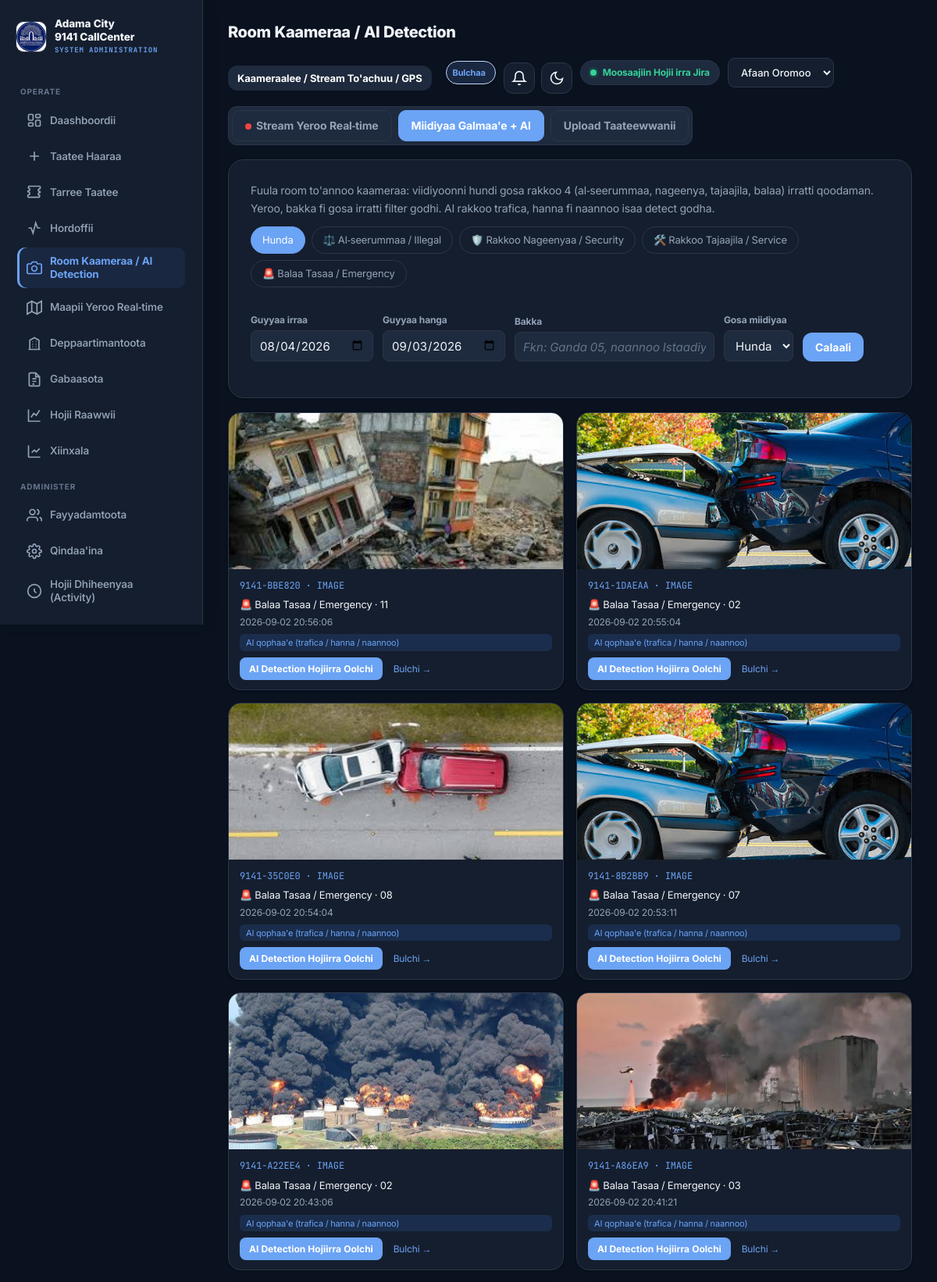
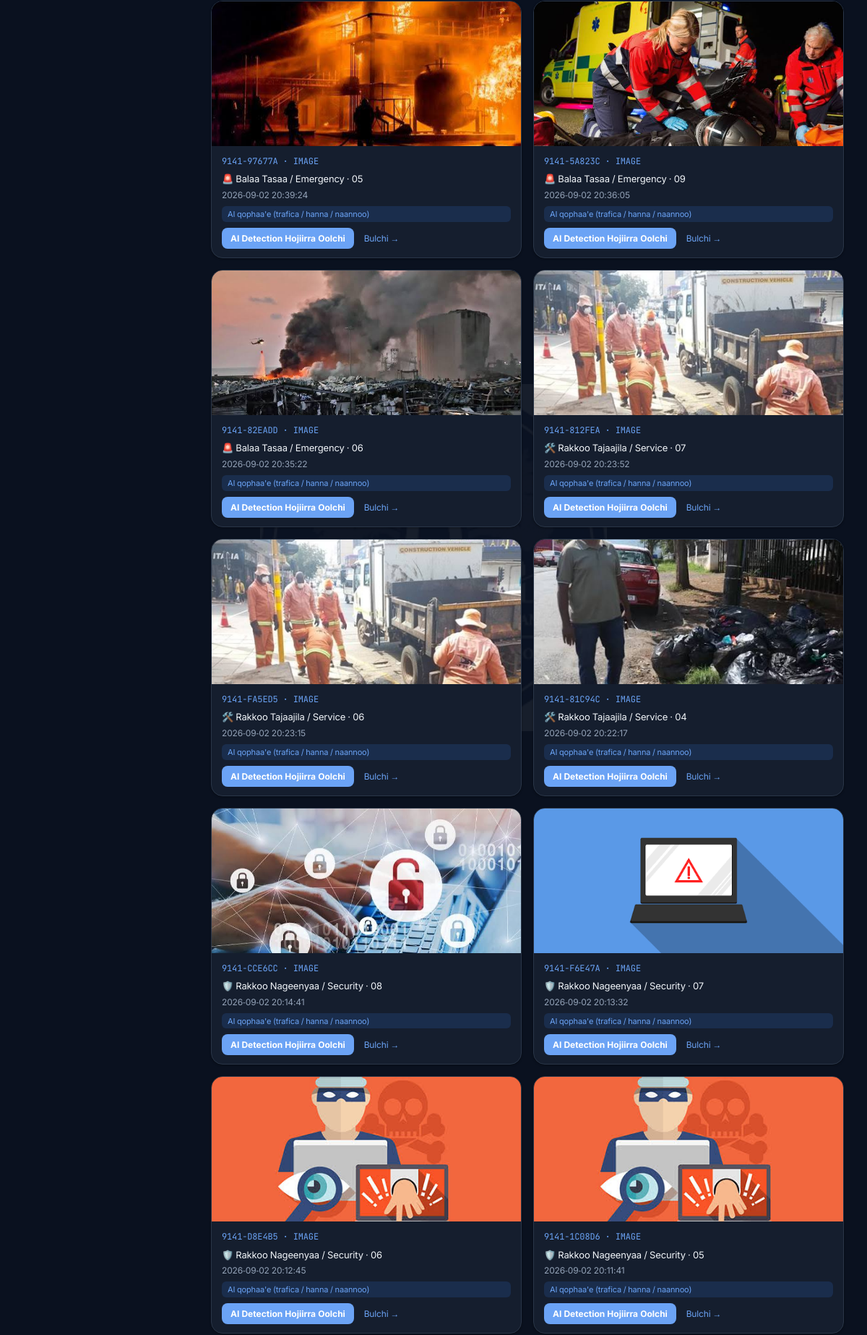
Page /admin/cameras.php?tab=recorded (signed in, upper part) on the committed database (2 pictures, top to bottom).
### tables this page shows
CREATE TABLE `categories` (
  `id` int(11) NOT NULL,
  `name` varchar(120) NOT NULL,
  `icon` varchar(64) DEFAULT NULL,
  `slug` varchar(64) DEFAULT NULL
);

CREATE TABLE `event_attachments` (
  `id` int(11) NOT NULL,
  `event_id` int(11) NOT NULL,
  `file_path` varchar(512) NOT NULL,
  `original_name` varchar(255) DEFAULT NULL,
  `file_type` varchar(32) NOT NULL DEFAULT 'document',
  `file_size` bigint(20) UNSIGNED NOT NULL DEFAULT 0,
  `created_at` timestamp NOT NULL DEFAULT current_timestamp()
);

CREATE TABLE `events` (
  `id` int(11) NOT NULL,
  `tracking_code` varchar(32) NOT NULL,
  `category_id` int(11) DEFAULT NULL,
  `caller_name` varchar(150) DEFAULT NULL,
  `caller_phone` varchar(32) DEFAULT NULL,
  `gender` enum('male','female','unspecified') DEFAULT 'unspecified',
  `address` varchar(255) DEFAULT NULL,
  `location` varchar(255) DEFAULT NULL,
  `latitude` decimal(10,7) DEFAULT NULL,
  `longitude` decimal(10,7) DEFAULT NULL,
  `description` text DEFAULT NULL,
  `priority` enum('low','medium','high','critical') NOT NULL DEFAULT 'medium',
  `status` enum('new','assigned','ongoing','solved','unsolved') NOT NULL DEFAULT 'new',
  `assigned_department_id` int(11) DEFAULT NULL,
  `operator_id` int(11) DEFAULT NULL,
  `source` varchar(64) DEFAULT 'web',
  `channel` varchar(32) DEFAULT 'web',
  `response_time_minutes` int(11) DEFAULT NULL,
  `resolved_at` datetime DEFAULT NULL,
  `stale_alert_sent` tinyint(1) NOT NULL DEFAULT 0,
  `satisfaction_rating` tinyint(4) DEFAULT NULL,
  `satisfaction_comment` text DEFAULT NULL,
  `created_at` timestamp NOT NULL DEFAULT current_timestamp(),
  `updated_at` timestamp NOT NULL DEFAULT current_timestamp() ON UPDATE current_timestamp()
);

### includes/auth.php (called while the page is built, shortened)
<?php
require_once __DIR__ . '/lang.php';
function current_role() {
    return strtolower(trim((string)($_SESSION['user_role'] ?? '')));
}

### admin/cameras.php (the view, shortened to what this page needs)
<?php
require __DIR__ . '/../includes/auth.php';
$tab = $_GET['tab'] ?? 'live';
$categories = $pdo->query("SELECT id, name, icon FROM categories ORDER BY id")->fetchAll();
$catFilter = $_GET['category'] ?? '';
$dateFrom  = $_GET['date_from'] ?? date('Y-m-d', strtotime('-30 days'));
$dateTo    = $_GET['date_to'] ?? date('Y-m-d');
$location  = trim($_GET['location'] ?? '');
$fileType  = $_GET['type'] ?? 'all';
$media = [];
$aiByEvent = [];
if ($tab === 'recorded') {
    $sql = "SELECT a.*, e.tracking_code, e.location, e.address, e.created_at, e.priority, e.status,
                   c.name AS category_name, c.icon AS category_icon
            FROM event_attachments a
            JOIN events e ON e.id = a.event_id
            LEFT JOIN categories c ON c.id = e.category_id
            WHERE a.file_type IN ('video', 'image')
              AND DATE(e.created_at) BETWEEN ? AND ?";
    $params = [$dateFrom, $dateTo];
    $sql .= " ORDER BY e.created_at DESC LIMIT 120";
    $stmt = $pdo->prepare($sql);
    $stmt->execute($params);
    $media = $stmt->fetchAll();
}
$dir = t_raw('dir');
$isAdmin = current_role() === 'administrator';
?>
<!DOCTYPE html>
<html lang="<?= $CURRENT_LANG ?>" dir="<?= $dir ?>">
<head>
<link rel="stylesheet" href="../assets/style.css">
</head>
<body>
<div class="shell">
<?php include __DIR__ . '/includes/sidebar.php'; ?>
<main class="main">
    <div class="top-actions" style="margin-bottom:16px;">
        <h2 style="margin:0;"><?= t('nav_cameras') ?></h2>
        <div class="topbar-controls">
            <?php if ($isAdmin || current_role() === 'camera_operator'): ?>
                <a href="cameras_manage.php" class="btn" style="padding:6px 12px;font-size:13px;background:var(--panel-2);margin-right:8px;"><?= t('cameras_manage_title') ?> / GPS</a>
            <?php endif; ?>
        </div>
    </div>
    <div class="tabs">
        <a href="?tab=live" class="<?= $tab==='live'?'active':'' ?>"><span class="live-dot"></span><?= t('cameras_tab_live') ?></a>
        <a href="?tab=recorded" class="<?= $tab==='recorded'?'active':'' ?>"><?= t('cameras_tab_recorded') ?></a>
        <a href="?tab=upload" class="<?= $tab==='upload'?'active':'' ?>"><?= t('cameras_tab_upload') ?></a>
    </div>
    <?php if ($tab === 'upload'): ?>
        <div class="card">
            <h2 style="margin-top:0;"><?= t('cameras_upload_title') ?></h2>
            <p style="color:var(--muted); font-size:14px; margin-bottom:20px;"><?= t('cameras_upload_intro') ?></p>
            <form method="post" enctype="multipart/form-data" id="uploadMediaForm">
                <input type="hidden" name="csrf_token" value="<?= csrf_token() ?>">
                <input type="hidden" name="action" value="upload_media">
                <label><?= t('cameras_upload_file') ?> <span class="required-star">*</span></label>
                <input type="file" name="media_file" accept="video/*,image/*,.mp4,.mov,.webm,.mkv,.avi,.m4v,.jpg,.jpeg,.png,.gif,.webp" required>
                <p style="font-size:12px; color:var(--muted); margin:6px 0 14px;">
                    Viidiyoo: hanga 50 GB · Suuraa: hanga 100 MB · Faayilli folder <code>uploads/</code> keessatti olkaa’ama
                </p>
                <label><?= t('cameras_upload_type') ?></label>
                <select name="file_type">
                    <option value="video">Video</option>
                    <option value="image">Image / Suuraa</option>
                </select>
                <label><?= t('cameras_upload_category') ?></label>
                <select name="category_id">
                    <?php foreach ($categories as $c): ?>
                        <option value="<?= (int)$c['id'] ?>" <?= (int)$c['id']===4 ? 'selected' : '' ?>><?= htmlspecialchars($c['name']) ?></option>
                    <?php endforeach; ?>
                </select>
                <label><?= t('cameras_upload_location') ?> <span class="required-star">*</span></label>
                <input type="text" name="location" id="upLocation" placeholder="Bakka / Location" required style="width:100%;">
                <div style="display:grid; grid-template-columns:1fr 1fr; gap:12px; margin-top:10px;">
                    <div>
                        <label style="margin:0 0 4px; font-size:12px;">Latitude</label>
                        <input type="text" name="latitude" id="upLat" value="" placeholder="8.541559" style="width:100%;">
                    </div>
                    <div>
                        <label style="margin:0 0 4px; font-size:12px;">Longitude</label>
                        <input type="text" name="longitude" id="upLng" value="" placeholder="39.270493" style="width:100%;">
                    </div>
                </div>
                <p style="font-size:11px; color:var(--muted); margin:4px 0 8px;"> .</p>
                <label><?= t('cameras_upload_desc') ?></label>
                <textarea name="description" rows="3" placeholder="Ibsa..."></textarea>
                <button type="submit" class="btn" style="margin-top:18px;"><?= t('cameras_upload_btn') ?></button>
            </form>
        </div>
    <?php else: ?>
        <div class="card" style="margin-bottom:18px;">
            <p style="margin:0 0 12px; color:var(--muted); font-size:14px;"><?= t('cameras_intro') ?></p>
            <div class="cat-pills">
                <a class="cat-pill <?= $catFilter===''?'active':'' ?>" href="?tab=recorded&date_from=<?= urlencode($dateFrom) ?>&date_to=<?= urlencode($dateTo) ?>&location=<?= urlencode($location) ?>&type=<?= urlencode($fileType) ?>"><?= t('dash_filter_all') ?></a>
                <?php foreach ($categories as $c): ?>
                    <a class="cat-pill <?= $catFilter==$c['id']?'active':'' ?>"
                       href="?tab=recorded&category=<?= $c['id'] ?>&date_from=<?= urlencode($dateFrom) ?>&date_to=<?= urlencode($dateTo) ?>&location=<?= urlencode($location) ?>&type=<?= urlencode($fileType) ?>">
                        <?= htmlspecialchars($c['icon'] ?? '') ?> <?= htmlspecialchars($c['name']) ?>
                    </a>
                <?php endforeach; ?>
            </div>
            <form method="get" class="filter-row">
                <div><label><?= t('cameras_date_from') ?></label><input type="date" name="date_from" value="<?= htmlspecialchars($dateFrom) ?>"></div>
                <div><label><?= t('cameras_date_to') ?></label><input type="date" name="date_to" value="<?= htmlspecialchars($dateTo) ?>"></div>
                <div><label><?= t('label_location') ?></label><input type="text" name="location" value="<?= htmlspecialchars($location) ?>" placeholder="<?= t('placeholder_location') ?>"></div>
                <div>
                    <label><?= t('cameras_type') ?></label>
                    <select name="type">
                        <option value="all" <?= $fileType==='all'?'selected':'' ?>><?= t('dash_filter_all') ?></option>
                    </select>
                </div>
                <div><button type="submit" class="btn" style="padding:9px 16px;"><?= t('dash_filter_btn') ?></button></div>
            </form>
        </div>
        <div class="camera-grid">
            <?php foreach ($media as $v):
                $ai = $aiByEvent[$v['event_id']] ?? null;
                $dets = $ai ? (json_decode($ai['detections_json'] ?? '[]', true) ?: []) : [];
            ?>
            <div class="camera-card">
                <?php if ($v['file_type'] === 'video'): ?>
                    <?php if (file_exists(__DIR__ . '/../' . $v['file_path'])): ?>
                        <video controls preload="metadata" src="../<?= htmlspecialchars($v['file_path']) ?>"></video>
                    <?php else: ?><div class="video-placeholder">Video</div><?php endif; ?>
                <?php else: ?>
                    <?php if (file_exists(__DIR__ . '/../' . $v['file_path'])): ?>
                        <img src="../<?= htmlspecialchars($v['file_path']) ?>" alt="">
                    <?php else: ?><div class="video-placeholder">Image</div><?php endif; ?>
                <?php endif; ?>
                <div class="camera-meta">
                    <div class="code"><?= htmlspecialchars($v['tracking_code']) ?> · <?= strtoupper($v['file_type']) ?></div>
                    <div class="loc"><?= htmlspecialchars($v['category_icon'] ?? '') ?> <?= htmlspecialchars($v['category_name'] ?? '') ?> · <?= htmlspecialchars($v['location'] ?? '-') ?></div>
                    <div class="time"><?= htmlspecialchars($v['created_at']) ?></div>
                    <?php if ($ai): ?>
                        <div class="ai-box">
                            <div class="sum">AI: <?= htmlspecialchars($ai['summary']) ?></div>
                            <?php if ($dets): ?>
                                <div class="det">
                                    <?php foreach (array_slice($dets, 0, 4) as $d): ?>
                                        <?= htmlspecialchars($d['label']) ?> (<?= round(($d['confidence']??0)*100) ?>%) · <?= ai_category_label($d['category'] ?? '') ?><br>
                                    <?php endforeach; ?>
                                </div>
                            <?php endif; ?>
                        </div>
                    <?php else: ?>
                        <span class="ai-badge"><?= t('cameras_ai_ready') ?></span>
                    <?php endif; ?>
                    <form method="post" style="margin-top:auto;">
                        <button type="submit" class="btn-ai"><?= $ai ? t('cameras_ai_rerun') : t('cameras_ai_run') ?></button>
                        <a href="report.php?id=<?= (int)$v['event_id'] ?>" style="font-size:12px; margin-left:10px;"><?= t('dash_col_manage') ?> →</a>
                    </form>
                </div>
            </div>
            <?php endforeach; ?>
        </div>
    <?php endif; ?>
</main>
</div>
</body>
</html>

### rows in the picture
categories: icon "⚖️", name "Al-seerummaa / Illegal"
categories: icon "🛡️", name "Rakkoo Nageenyaa / Security"
categories: icon "🛠️", name "Rakkoo Tajaajila / Service"
categories: icon "🚨", name "Balaa Tasaa / Emergency"
event_attachments: file_path (picture), event.tracking_code "9141-BBE820", file_type "IMAGE", categories.icon "🚨", categories.name "Balaa Tasaa / Emergency", event.location "11", event.created_at "2026-09-02 20:56:06"
event_attachments: file_path (picture), event.tracking_code "9141-1DAEAA", file_type "IMAGE", categories.icon "🚨", categories.name "Balaa Tasaa / Emergency", event.location "02", event.created_at "2026-09-02 20:55:04"
event_attachments: file_path (picture), event.tracking_code "9141-35C0E0", file_type "IMAGE", categories.icon "🚨", categories.name "Balaa Tasaa / Emergency", event.location "08", event.created_at "2026-09-02 20:54:04"
event_attachments: file_path (picture), event.tracking_code "9141-8B2BB9", file_type "IMAGE", categories.icon "🚨", categories.name "Balaa Tasaa / Emergency", event.location "07", event.created_at "2026-09-02 20:53:11"
event_attachments: file_path (picture), event.tracking_code "9141-A22EE4", file_type "IMAGE", categories.icon "🚨", categories.name "Balaa Tasaa / Emergency", event.location "02", event.created_at "2026-09-02 20:43:06"
event_attachments: file_path (picture), event.tracking_code "9141-A86EA9", file_type "IMAGE", categories.icon "🚨", categories.name "Balaa Tasaa / Emergency", event.location "03", event.created_at "2026-09-02 20:41:21"
event_attachments: file_path (picture), event.tracking_code "9141-97677A", file_type "IMAGE", categories.icon "🚨", categories.name "Balaa Tasaa / Emergency", event.location "05", event.created_at "2026-09-02 20:39:24"
event_attachments: file_path (picture), event.tracking_code "9141-5A823C", file_type "IMAGE", categories.icon "🚨", categories.name "Balaa Tasaa / Emergency", event.location "09", event.created_at "2026-09-02 20:36:05"
event_attachments: file_path (picture), event.tracking_code "9141-82EADD", file_type "IMAGE", categories.icon "🚨", categories.name "Balaa Tasaa / Emergency", event.location "06", event.created_at "2026-09-02 20:35:22"
event_attachments: file_path (picture), event.tracking_code "9141-812FEA", file_type "IMAGE", categories.icon "🛠️", categories.name "Rakkoo Tajaajila / Service", event.location "07", event.created_at "2026-09-02 20:23:52"
event_attachments: file_path (picture), event.tracking_code "9141-FA5ED5", file_type "IMAGE", categories.icon "🛠️", categories.name "Rakkoo Tajaajila / Service", event.location "06", event.created_at "2026-09-02 20:23:15"
event_attachments: file_path (picture), event.tracking_code "9141-81C94C", file_type "IMAGE", categories.icon "🛠️", categories.name "Rakkoo Tajaajila / Service", event.location "04", event.created_at "2026-09-02 20:22:17"
event_attachments: file_path (picture), event.tracking_code "9141-CCE6CC", file_type "IMAGE", categories.icon "🛡️", categories.name "Rakkoo Nageenyaa / Security", event.location "08", event.created_at "2026-09-02 20:14:41"
event_attachments: file_path (picture), event.tracking_code "9141-F6E47A", file_type "IMAGE", categories.icon "🛡️", categories.name "Rakkoo Nageenyaa / Security", event.location "07", event.created_at "2026-09-02 20:13:32"
event_attachments: file_path (picture), event.tracking_code "9141-D8E4B5", file_type "IMAGE", categories.icon "🛡️", categories.name "Rakkoo Nageenyaa / Security", event.location "06", event.created_at "2026-09-02 20:12:45"
event_attachments: file_path (picture), event.tracking_code "9141-1C08D6", file_type "IMAGE", categories.icon "🛡️", categories.name "Rakkoo Nageenyaa / Security", event.location "05", event.created_at "2026-09-02 20:11:41"

### other values in the picture
t('nav_dashboard') "Daashboordii"
t('nav_new_event') "Taatee Haaraa"
t('nav_event_list') "Tarree Taatee"
t('nav_monitoring') "Hordoffii"
t('nav_cameras') "Room Kaameraa / AI Detection"
t('nav_live_map') "Maapii Yeroo Real-time"
t('nav_departments') "Deppaartimantoota"
t('nav_reports') "Gabaasota"
t('nav_performance') "Hojii Raawwii"
t('nav_analytics') "Xiinxala"
t('nav_users') "Fayyadamtoota"
t('nav_settings') "Qindaa'ina"
t('nav_activity') "Hojii Dhiheenyaa (Activity)"
t('cameras_manage_title') "Kaameraalee / Stream To'achuu"
t('role_' . $role) "Bulchaa"
